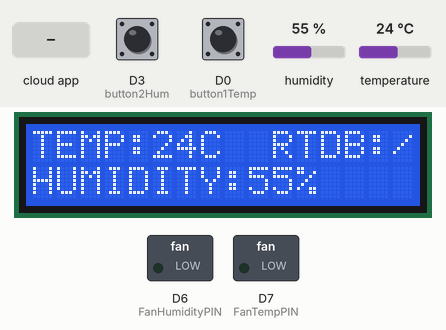
A program run on a simulated ESP8266 (NodeMCU). Parts: 16×2 character LCD, switched loads named in the program (green lamp = pin HIGH). Inputs (shaded band) come from the test bench; at power-on: temperature 24 °C, D3 (button2Hum) HIGH, D0 (button1Temp) LOW, humidity 55 %. WiFi joins after 1.5 s; servers stay silent unless stated; network time is answered at once with the bench clock; the local clock reads 2024-03-15 10:24:30 at power-on unless the program sets it; the Firebase database answers and starts empty; not simulated (calls return 0 or success): env.h; what the program prints to the serial monitor is not drawn.

Above: at 3.1 s.
3.2 s: temperature set to 26 °C
At 7.0 s:
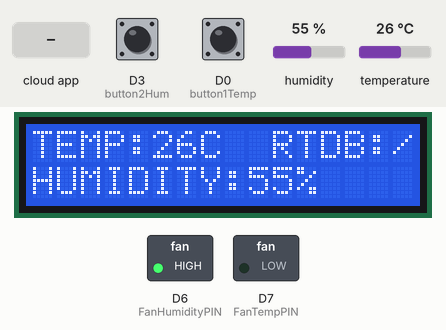
7.3 s: temperature set to 29 °C
At 10.6 s:
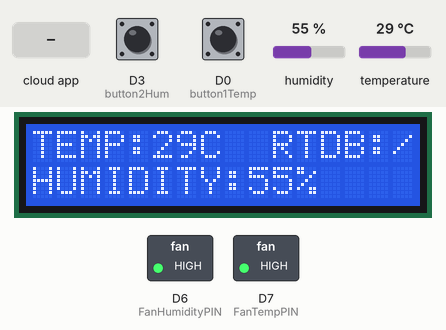
11.4 s: D3 (button2Hum) pulled LOW for 0.75 s
At 13.4 s:
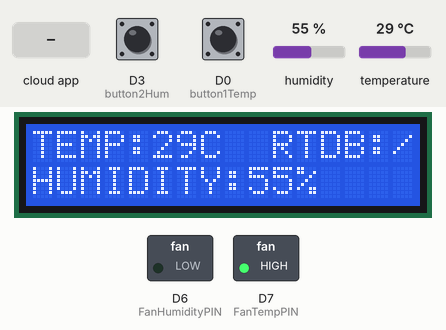
15.2 s: D0 (button1Temp) pulled HIGH for 0.75 s
At 16.4 s:
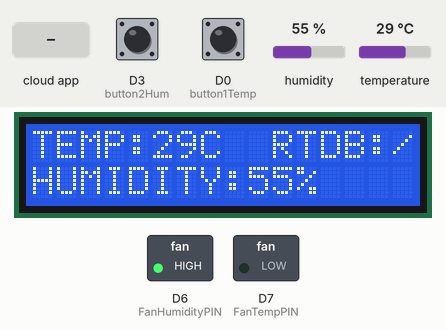
17.4 s: humidity set to 22 %
At 18.7 s:
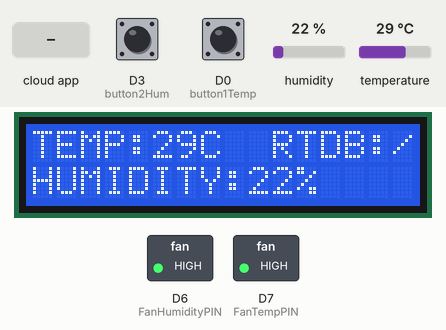
19.0 s: the phone or cloud app sets control to 0
At 21.8 s:
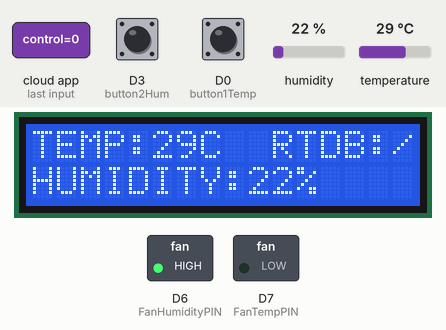
Timing chart, 0 to 26.7 s (numbered marks = the images above; inputs shaded):
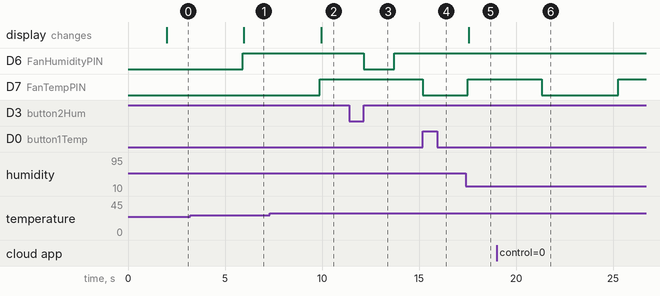

The program:

main.cpp
```cpp
#include <LiquidCrystal_I2C.h> //LCD03 by Ben Arblaster@1.1.2
#include <Wire.h>

#include <env.h>

#include <Adafruit_Sensor.h>
#include <DHT.h>
#include <DHT_U.h>

#include <NTPClient.h>
#include <WiFiUdp.h>

#include <ESP8266WIFI.h>

#include <FirebaseESP32.h>
#include <addons/TokenHelper.h>

int lcdColumns = 16;
int lcdRows = 2;
FirebaseData fbdo;
FirebaseAuth auth;
FirebaseConfig config;

LiquidCrystal_I2C lcd(0x27, lcdColumns, lcdRows);

bool signupOK = false;
bool temp_lastState = false;
bool humidity_lastState = false;
#define button1Temp D0
#define button2Hum D3
#define DHTPIN D5
#define DHTTYPE DHT11 // DHT 11
#define FanTempPIN D7
#define FanHumidityPIN D6

int tempData = 0;               // from sensor
int humidityData = 0;           // from sensor
int tempSettingData = 0;        // for check limit from firebase
int humiditySettingData = 0;    // for check limit from firebase
bool FanTempStatus = false;     // for enable solenoid
bool FanHumidityStatus = false; // for enable solenoid
int temp_high_limit = 27; // ถ้าสูงกว่า ต้องเปิดเพื่อลดอุณหภูมิ
int humidity_high_limit = 70; // ถ้ามากกว่า ให้เปิด เพื่อลดความชื้น
String username = USERNAME;
// declere function
void processing();
void controlling();
int readTemp();
int readHumidity();
String setText();
void setMonitor();
int getFirebaseInt(String);
String getFirebaseString(String);
bool getFirebaseBool(String);
void setFirebaseBool(String, bool);
void setFirebaseInt(String, int);
String getTimeText();
void sanitizeString(String &input);
void monitor_Temp(String, int);
void monitor_Humidity(String, int);
void ctrlTemp(bool);
void ctrlHumidity(bool);

DHT_Unified dht(DHTPIN, DHTTYPE);
// enable time
WiFiUDP ntpUDP;
NTPClient timeClient(ntpUDP);

void IRAM_ATTR IO_INT_ISR() {
  Serial.println("FORCE FAN TEMP : " + String(!digitalRead(FanTempPIN)));
  digitalWrite(FanTempPIN, !digitalRead(FanTempPIN));
}

void IRAM_ATTR IO_INT_ISR_HUM() {
  Serial.println("FORCE FAN HUMIDITY : " +
                 String(!digitalRead(FanHumidityPIN)));
  digitalWrite(FanHumidityPIN, !digitalRead(FanHumidityPIN));
}

void setup() {
  Serial.begin(9600);

  // initialize LCD
  lcd.init();
  // turn on LCD backlight
  lcd.backlight();

  // set sensor

  attachInterrupt(button1Temp, IO_INT_ISR, RISING);
  attachInterrupt(button2Hum, IO_INT_ISR_HUM, RISING);
  pinMode(FanTempPIN, OUTPUT);
  pinMode(DHTPIN, INPUT);
  pinMode(FanHumidityPIN, OUTPUT);
  setMonitor();
  // set firebase
  WiFi.begin(WIFI_SSID, WIFI_PASSWORD);
  Serial.print("Connecting to Wi-Fi");
  while (WiFi.status() != WL_CONNECTED) {
    Serial.print(".");
    delay(300);
  }
  Serial.println();
  Serial.print("Connected with IP: ");
  Serial.println(WiFi.localIP());
  Serial.println();

  Serial.printf("Firebase Client v%s\n\n", FIREBASE_CLIENT_VERSION);
  config.api_key = API_KEY;
  config.database_url = DATABASE_URL;
  config.token_status_callback = tokenStatusCallback;
  Firebase.reconnectNetwork(true);
  fbdo.setBSSLBufferSize(4096 /* Rx buffer size in bytes from 512 - 16384 */,
                         1024 /* Tx buffer size in bytes from 512 - 16384 */);
  while (!signupOK) {
    Serial.print("Sign up new user... ");
    if (Firebase.signUp(&config, &auth, "", "")) {
      Serial.println("ok");
      signupOK = true;
    } else {
      Serial.printf("%s\n", config.signer.signupError.message.c_str());
    }
    delay(300);
  }
  config.token_status_callback =
      tokenStatusCallback; // see addons/TokenHelper.h
  Firebase.begin(&config, &auth);

  // set time
  timeClient.begin();
}

void loop() {
  timeClient.update();
  setMonitor();
  processing();
  controlling();
}

void processing() { /*มีหน้าที่ ดึงข้อมูลมาแล้วเช็ค*/
  delay(2500);
  sanitizeString(username);
  String basePath = username + "/controller/";
  int temp_setting = getFirebaseInt(basePath + "temperature/setting");
  int humidity_setting = getFirebaseInt(basePath + "humidity/setting");
  monitor_Temp(basePath, temp_setting);
  monitor_Humidity(basePath, humidity_setting);
}

void controlling() { /*มีหน้าที่ดึงข้อมูลมาแล้ววสั่งงาน*/
  sanitizeString(username);
  String basePath = username + "/controller/";
  int temp_control = getFirebaseBool(basePath + "temperature/control");
  int humidity_control = getFirebaseBool(basePath + "humidity/control");
  // report temp
  if (temp_lastState != temp_control && temp_lastState == false) {
    setFirebaseInt(basePath + "report/" + getTimeText() + "/temp_report/" +
                       String(timeClient.getEpochTime()),
                   1);
    temp_lastState = true;
  }
  if (temp_control == false) {
    temp_lastState = false;
  }
  // report hum
  if (humidity_lastState != humidity_control && humidity_lastState == false) {
    setFirebaseInt(basePath + "report/" + getTimeText() + "/humidity_report/" +
                       String(timeClient.getEpochTime()),
                   1);
    humidity_lastState = true;
  }
  if (humidity_control == false) {
    humidity_lastState = false;
  }

  ctrlTemp(temp_control);
  ctrlHumidity(humidity_control);
}

//---------------control fan---------------------
void ctrlTemp(bool value) { digitalWrite(FanTempPIN, value); }
void ctrlHumidity(bool value) { digitalWrite(FanHumidityPIN, value); }

// get data sensor
int readTemp() {
  sensors_event_t event;
  float temperature = 0;
  dht.temperature().getEvent(&event);
  if (isnan(event.temperature)) {
    temperature = 0;
  } else {
    temperature = event.temperature;
  }
  if (temperature > 100)
    temperature = 100;
  return (int)temperature;
}

int readHumidity() {
  sensors_event_t event;
  float humidity = 0;
  dht.humidity().getEvent(&event);
  if (isnan(event.relative_humidity)) {
    humidity = 0;
  } else {
    humidity = event.relative_humidity;
  }
  if (humidity > 100)
    humidity = 100;
  return (int)humidity;
}

//-----------------read firebase---------------------
bool getFirebaseBool(String path) {
  if (Firebase.getBool(fbdo, path)) {
    return fbdo.to<bool>();
  }
  return false; // ค่ากลับเมื่อไม่สามารถรับค่าได้
}

int getFirebaseInt(String path) {
  if (Firebase.getInt(fbdo, path)) {
    return fbdo.to<int>();
  }
  return -1; // ค่ากลับเมื่อไม่สามารถรับค่าได้
}

String getFirebaseString(String path) {
  if (Firebase.getString(fbdo, path)) {
    return fbdo.to<const char *>();
  }
  return ""; // ค่ากลับเมื่อไม่สามารถรับค่าได้
}

//--------------------set firebase-------------------
void setFirebaseBool(String path, bool value) {
  if (Firebase.setBool(fbdo, path.c_str(), value)) {
    Serial.println("Set OK : " + String(value) + " -> " + path);
  } else {
    Serial.print("Error: ");
    Serial.println(fbdo.errorReason().c_str());
  }
}

void setFirebaseInt(String path, int value) {
  if (Firebase.setInt(fbdo, path.c_str(), value)) {
    Serial.println("Set OK : " + String(value) + " -> " + path);
  } else {
    Serial.print("Error: ");
    Serial.println(fbdo.errorReason().c_str());
  }
}

void sanitizeString(String &input) {
  const String disallowedChars = ".#$[]"; // อักขระที่ไม่อนุญาต

  // ลูปผ่านแต่ละอักขระที่ไม่อนุญาต
  for (unsigned int i = 0; i < disallowedChars.length(); i++) {
    char ch = disallowedChars[i]; // ดึงอักขระที่ต้องการ
    input.replace(String(ch), ""); // แทนที่อักขระที่ไม่อนุญาตด้วยสตริงว่าง
  }
}

// Time
String getTimeText() {
  if (timeClient.isTimeSet()) {
    time_t epochTime = timeClient.getEpochTime();
    struct tm *ptm = gmtime((time_t *)&epochTime);
    int monthDay = ptm->tm_mday;
    int currentMonth = ptm->tm_mon + 1;
    int currentYear = ptm->tm_year + 1900;
    String currentDate = String(currentYear) + "/" + String(currentMonth) +
                         "/" + String(monthDay);
    return currentDate;
  }
  return "0/0/0";
}

void monitor_Temp(String basePath, int temp_setting) {
  if (readTemp() > temp_high_limit) {
    setFirebaseBool(basePath + "temperature/control",
                    readTemp() > temp_setting);
  } else {
    setFirebaseBool(basePath + "temperature/control", false);
  }
  setFirebaseInt(basePath + "temperature/sensor",
                 readTemp() > 0 ? readTemp() : 0);

  Serial.print("Temp : " + String(readTemp()) + " ℃  |  ");
  Serial.println("Temp Setting : " + String(temp_setting) + " ℃");
}

void monitor_Humidity(String basePath, int humidity_setting) {
  if (readHumidity() > humidity_setting) {
    setFirebaseBool(basePath + "humidity/control",
                    readHumidity() > humidity_setting);
  } else {
    setFirebaseBool(basePath + "humidity/control", false);
  }
  setFirebaseInt(basePath + "humidity/sensor",
                 readHumidity() > 0 ? readHumidity() : 0);

  Serial.print("Humidity : " + String(readHumidity()) + " %  |  ");
  Serial.println("Humidity Setting : " + String(humidity_setting) + " %");
}
// Controller

String setText() {
  String Text = "TEMP:";
  Text += String(readTemp()) + "C";
  int text_length = Text.length();
  // first - 16 - 5 = loop circle
  int loopCircle = 16 - text_length - 6;
  int loopCount = 0;
  while (loopCount < loopCircle) {
    Text += " ";
    loopCount += 1;
  }
  Text += "RTDB:";
  Text += signupOK ? "/" : "X";
  Text += "HUMIDITY:";
  Text += String(readHumidity()) + "%";
  return Text;
}

void setMonitor() {
  String text = setText();
  Serial.print(text);
  Serial.println("");
  lcd.clear();
  lcd.setCursor(0, 0);

  if (text.length() <= 16) {
    lcd.print(text);
  } else {
    String firstLine = text.substring(0, 16);
    String secondLine = text.substring(16);

    lcd.print(firstLine);
    lcd.setCursor(0, 1);
    lcd.print(secondLine);
  }
}
```

Measured:
- the behaviour switches between 27 and 28 °C on temperature (found by bisection; images 1 and 2)
- after the input at 3.2 s, the display: changes after 2.8 s (image 1)
- after the input at 7.3 s, D7 (FanTempPIN): LOW → HIGH after 2.6 s; the display: changes after 2.7 s (image 2)
- after the input at 11.4 s, D6 (FanHumidityPIN): HIGH → LOW after 0.75 s, → HIGH 1.6 s later
- after the input at 15.2 s, D7 (FanTempPIN): HIGH → LOW at once
- after the input at 17.4 s, the display: changes after 0.15 s (image 5)
- after the input at 19.0 s, D7 (FanTempPIN): HIGH → LOW after 2.3 s, → HIGH 4.0 s later
